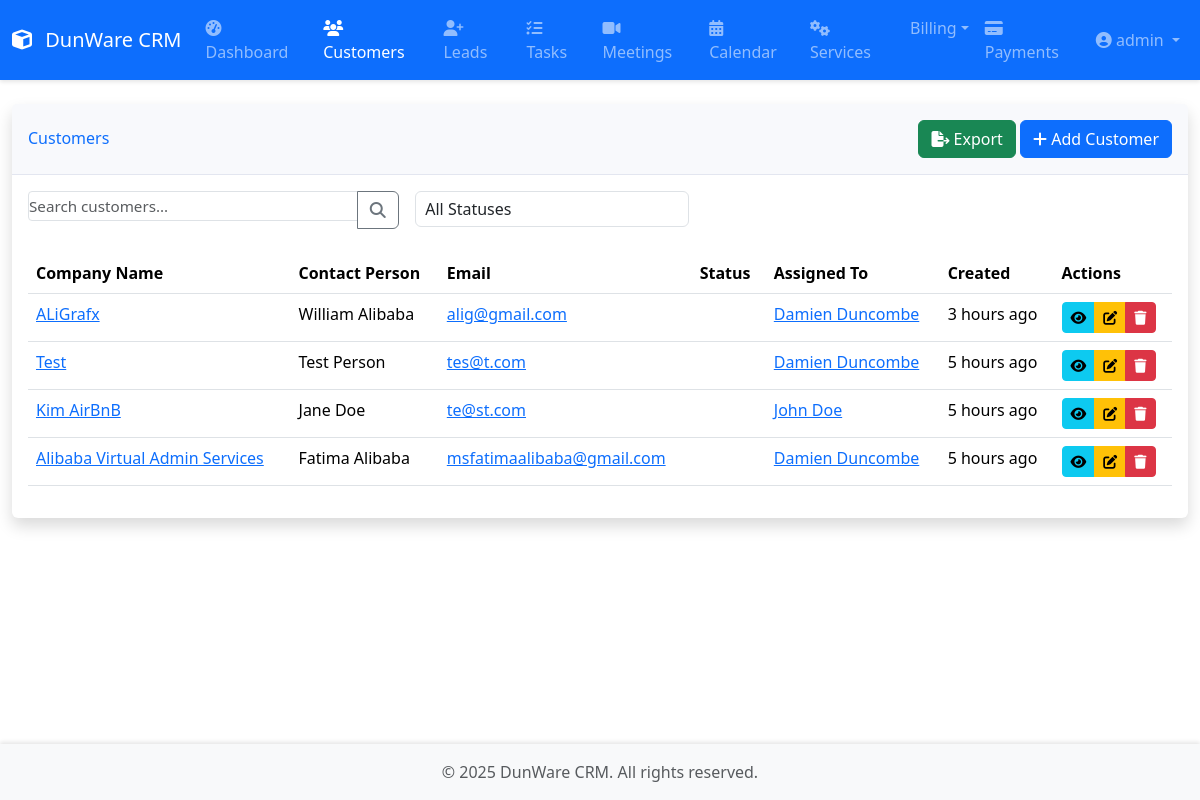
The page /customers/ (signed in) on the database its author committed.
### core/models.py (models this page shows, shortened)
class Customer(models.Model):
    CUSTOMER_STATUS = [
        ('active', 'Active'),
        ('inactive', 'Inactive'),
        ('pending', 'Pending')
    ]
    company_name = models.CharField(max_length=200)
    contact_person = models.CharField(max_length=100)
    email = models.EmailField()
    phone = models.CharField(max_length=15)
    address = models.TextField()
    city = models.CharField(max_length=100)
    state = models.CharField(max_length=100)
    zip_code = models.CharField(max_length=10)
    website = models.URLField(blank=True, null=True)
    status = models.CharField(max_length=20, choices=CUSTOMER_STATUS, default='active')
    assigned_to = models.ForeignKey(Employee, on_delete=models.SET_NULL, null=True, related_name='customers')
    created_at = models.DateTimeField(auto_now_add=True)
    updated_at = models.DateTimeField(auto_now=True)

class Employee(models.Model):
    user = models.OneToOneField(User, on_delete=models.CASCADE)
    employee_id = models.CharField(max_length=10, unique=True)
    department = models.CharField(max_length=100, default="General")  # ✅ Default
    position = models.CharField(max_length=100, default="Unassigned")  # ✅ Default
    phone = models.CharField(max_length=15, blank=True)
    carrier = models.CharField(
        max_length=20,
        choices=[
            ('att', 'AT&T'),
            ('tmobile', 'T-Mobile'),
            ('verizon', 'Verizon'),
            ('sprint', 'Sprint'),
            ('boost', 'Boost Mobile'),
            ('cricket', 'Cricket'),
            ('metro', 'Metro PCS'),
            ('virgin', 'Virgin Mobile'),
        ],
        blank=True
    )
    hire_date = models.DateField(null=True, blank=True)  # ✅ Allow NULL to prevent errors
    profile_picture = models.ImageField(upload_to='employee_photos/', null=True, blank=True)
    is_active = models.BooleanField(default=True)
    created_at = models.DateTimeField(auto_now_add=True)
    updated_at = models.DateTimeField(auto_now=True)

### core/views.py (the view)
# urls.py: path('customers/', views.CustomerListView.as_view(), name='customer-list'),
class CustomerListView(LoginRequiredMixin, ListView):
    model = Customer
    template_name = 'core/customer_list.html'
    context_object_name = 'customers'
    paginate_by = 10
    def get_queryset(self):
        queryset = Customer.objects.all()
        search_query = self.request.GET.get('search')
        status_filter = self.request.GET.get('status')
        if search_query:
            queryset = queryset.filter(
                Q(company_name__icontains=search_query) |
                Q(contact_person__icontains=search_query) |
                Q(email__icontains=search_query)
            )
        if status_filter:
            queryset = queryset.filter(status=status_filter)
        return queryset.order_by('-created_at')
    def get_context_data(self, **kwargs):
        context = super().get_context_data(**kwargs)
        context['status_choices'] = Customer.CUSTOMER_STATUS
        return context

### core/templates/core/customer_list.html (shortened to what this page needs)
{% extends 'core/base.html' %}
{% load humanize %}
{% block content %}
<div class="card shadow">
    <div class="card-header py-3 d-flex justify-content-between align-items-center">
        <h6 class="m-0 font-weight-bold text-primary">Customers</h6>
        <div>
            <a href="{% url 'export-customers' %}" class="btn btn-success">
                <i class="fas fa-file-export"></i> Export
            </a>
            <a href="{% url 'customer-create' %}" class="btn btn-primary">
                <i class="fas fa-plus"></i> Add Customer
            </a>
        </div>
    </div>
    <div class="card-body">
        <form method="get" class="mb-4">
            <div class="row g-3">
                <div class="col-md-4">
                    <div class="input-group">
                        <input type="text" name="search" class="form-control"
                               placeholder="Search customers..."
                               value="{{ request.GET.search|default:'' }}">
                        <button class="btn btn-outline-secondary" type="submit">
                            <i class="fas fa-search"></i>
                        </button>
                    </div>
                </div>
                <div class="col-md-3">
                    <select name="status" class="form-select" onchange="this.form.submit()">
                        <option value="">All Statuses</option>
                    </select>
                </div>
            </div>
        </form>
        {% if customers %}
            <div class="table-responsive">
                <table class="table table-hover">
                    <thead>
                        <tr>
                            <th>Company Name</th>
                            <th>Contact Person</th>
                            <th>Email</th>
                            <th>Status</th>
                            <th>Assigned To</th>
                            <th>Created</th>
                            <th>Actions</th>
                        </tr>
                    </thead>
                    <tbody>
                        {% for customer in customers %}
                            <tr>
                                <td>
                                    <a href="{% url 'customer-detail' customer.pk %}">
                                        {{ customer.company_name }}
                                    </a>
                                </td>
                                <td>{{ customer.contact_person }}</td>
                                <td>
                                    <a href="mailto:{{ customer.email }}">
                                        {{ customer.email }}
                                    </a>
                                </td>
                                <td>
                                    <span class="badge bg-{{ customer.get_status_color }}">
                                    </span>
                                </td>
                                <td>
                                    {% if customer.assigned_to %}
                                        <a href="{% url 'employee-detail' customer.assigned_to.pk %}">
                                            {{ customer.assigned_to.user.get_full_name }}
                                        </a>
                                    {% else %}
                                        -
                                    {% endif %}
                                </td>
                                <td>{{ customer.created_at|naturaltime }}</td>
                                <td>
                                    <div class="btn-group">
                                        <a href="{% url 'customer-detail' customer.pk %}"
                                           class="btn btn-sm btn-info">
                                            <i class="fas fa-eye"></i>
                                        </a>
                                        <a href="{% url 'customer-update' customer.pk %}"
                                           class="btn btn-sm btn-warning">
                                            <i class="fas fa-edit"></i>
                                        </a>
                                        <a href="{% url 'customer-delete' customer.pk %}"
                                           class="btn btn-sm btn-danger">
                                            <i class="fas fa-trash"></i>
                                        </a>
                                    </div>
                                </td>
                            </tr>
                        {% endfor %}
                    </tbody>
                </table>
            </div>
        {% else %}
            <p class="text-center text-muted my-5">No customers found</p>
        {% endif %}
    </div>
</div>
{% endblock %}

### core/templates/core/base.html (shortened to what this page needs)
{% load static %}
<!DOCTYPE html>
<html lang="en">
<head>
    <link href="https://cdn.jsdelivr.net/npm/bootstrap@5.3.2/dist/css/bootstrap.min.css" rel="stylesheet">
    <link href="https://cdn.jsdelivr.net/npm/@fortawesome/fontawesome-free@6.4.2/css/all.min.css" rel="stylesheet">
    <link href="https://cdn.jsdelivr.net/npm/flatpickr/dist/flatpickr.min.css" rel="stylesheet">
    <link href="{% static 'css/style.css' %}" rel="stylesheet">
</head>
<body>
    <nav class="navbar navbar-expand-lg navbar-dark bg-primary">
        <div class="container-fluid">
            <a class="navbar-brand" href="{% url 'dashboard' %}">
                <i class="fas fa-cube"></i> DunWare CRM
            </a>
            <div class="collapse navbar-collapse" id="navbarMain">
                {% if user.is_authenticated %}
                <ul class="navbar-nav me-auto">
                    <li class="nav-item">
                        <a class="nav-link {% if request.resolver_match.url_name == 'dashboard' %}active{% endif %}"
                           href="{% url 'dashboard' %}">
                            <i class="fas fa-tachometer-alt"></i> Dashboard
                        </a>
                    </li>
                    <li class="nav-item">
                        <a class="nav-link {% if 'customer' in request.resolver_match.url_name %}active{% endif %}"
                           href="{% url 'customer-list' %}">
                            <i class="fas fa-users"></i> Customers
                        </a>
                    </li>
                    <li class="nav-item">
                        <a class="nav-link {% if 'lead' in request.resolver_match.url_name %}active{% endif %}"
                           href="{% url 'lead-list' %}">
                            <i class="fas fa-user-plus"></i> Leads
                        </a>
                    </li>
                    <li class="nav-item">
                        <a class="nav-link {% if 'task' in request.resolver_match.url_name %}active{% endif %}"
                           href="{% url 'task-list' %}">
                            <i class="fas fa-tasks"></i> Tasks
                        </a>
                    </li>
                    <li class="nav-item">
                        <a class="nav-link {% if 'meeting' in request.resolver_match.url_name %}active{% endif %}"
                           href="{% url 'meeting-list' %}">
                            <i class="fas fa-video"></i> Meetings
                        </a>
                    </li>
                    <li class="nav-item">
                        <a class="nav-link {% if 'calendar' in request.resolver_match.url_name %}active{% endif %}"
                           href="{% url 'calendar' %}">
                            <i class="fas fa-calendar-alt"></i> Calendar
                        </a>
                    </li>
                    <li class="nav-item">
                        <a class="nav-link {% if 'service' in request.resolver_match.url_name %}active{% endif %}"
                           href="{% url 'service-list' %}">
                            <i class="fas fa-cogs"></i> Services
                        </a>
                    </li>
                    <li class="nav-item dropdown">
                        <a class="nav-link dropdown-toggle {% if 'billing' in request.resolver_match.url_name %}active{% endif %}" href="#" id="billingDropdown" role="button" data-bs-toggle="dropdown">Billing</a>
                    </li>
                    <li class="nav-item">
                        <a class="nav-link {% if 'payment' in request.resolver_match.url_name %}active{% endif %}"
                           href="{% url 'payment-list' %}">
                            <i class="fas fa-credit-card"></i> Payments
                        </a>
                    </li>
                </ul>
                    <ul class="navbar-nav ms-auto">
                        <li class="nav-item dropdown">
                            <a class="nav-link dropdown-toggle" href="#" id="navbarDropdown"
                               role="button" data-bs-toggle="dropdown">
                                <i class="fas fa-user-circle"></i>
                                {{ user.get_full_name|default:user.username }}
                            </a>
                        </li>
                    </ul>
                {% endif %}
            </div>
        </div>
    </nav>
    <div class="container-fluid py-4">
        {% block content %}{% endblock %}
    </div>
    <footer class="footer mt-auto py-3 bg-light">
        <div class="container text-center">
            <span class="text-muted">© {% now "Y" %} DunWare CRM. All rights reserved.</span>
        </div>
    </footer>
</body>
</html>

### dunware_crm/static/css/style.css (style rules this page uses)
body { min-height: 100vh; display: flex; flex-direction: column; }
.container-fluid { flex: 1; }
.navbar { box-shadow: 0 2px 4px rgba(0,0,0,.1); }
.navbar-brand i { margin-right: 0.5rem; }
.card { box-shadow: 0 0.15rem 1.75rem 0 rgba(58, 59, 69, 0.15); border: none; margin-bottom: 1rem; }
.card-header { background-color: #f8f9fc; border-bottom: 1px solid #e3e6f0; }
.form-control { padding: 0.3rem 0.6rem; font-size: 0.95rem; border-radius: 4px; }
select.form-control, select { -webkit-appearance: none !important; -moz-appearance: none !important; appearance: none !important; background: none !important; padding-right: 0.6rem; }
.form-control::after, select::after { display: none !important; content: "" !important; }
.form-control, .form-group { margin-bottom: 0.5rem !important; padding: 0 !important; }
.footer { margin-top: auto; box-shadow: 0 -2px 4px rgba(0,0,0,.1); }
select { padding: 0.3rem 0.6rem !important; font-size: 0.95rem; border-radius: 4px; }

### rows shown on the page
Customer: company_name "ALiGrafx", contact_person "William Alibaba", email "alig@gmail.com", assigned_to.user.get_full_name "Damien Duncombe", created_at "3 hours ago"
Customer: company_name "Test", contact_person "Test Person", email "tes@t.com", assigned_to.user.get_full_name "Damien Duncombe", created_at "5 hours ago"
Customer: company_name "Kim AirBnB", contact_person "Jane Doe", email "te@st.com", assigned_to.user.get_full_name "John Doe", created_at "5 hours ago"
Customer: company_name "Alibaba Virtual Admin Services", contact_person "Fatima Alibaba", email "msfatimaalibaba@gmail.com", assigned_to.user.get_full_name "Damien Duncombe", created_at "5 hours ago"

### other values the page prints
{{ user.get_full_name|default:user.username }} "admin"
